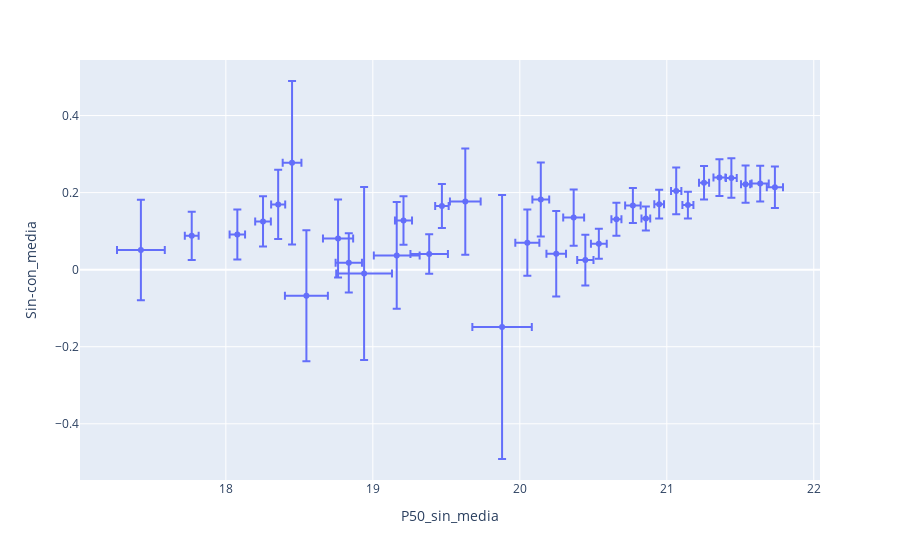

Source (notebook cell):
### Markdown cell above
El gráfico por intervalos

### Code cell
fig = px.scatter(G3,y='Sin-con_media',x='P50_sin_media',error_x="E_sin",error_y="E_Sin-con",hover_data=['n'])
fig.show()

### Figure 1 — Plotly figure (JSON) as saved in the notebook; plotly's stock layout.template omitted (floating-point values rounded to 4 significant figures)
{"data": [{"customdata": [[0], [0], [0], [0], [1], [0], [0], [1], [0], [0], [2], [0], [1], [4], [2], [3], [0], [3], [3], [2], [0], [2], [1], [2], [1], [0], [3], [0], [2], [0], [6], [7], [2], [2], [6], [8], [9], [7], [9], [13], [10], [10], [21], [15], [17], [13], [3], [3], [0], [0]], "error_x": {"array": [null, null, null, null, 0.1626, null, null, 0.04697, null, null, 0.05258, null, 0.05333, 0.04786, 0.06375, 0.1461, null, 0.1027, 0.08963, 0.1896, null, 0.1559, 0.05798, 0.1275, 0.04586, null, 0.1045, null, 0.2023, null, 0.08181, 0.05722, 0.06661, 0.07115, 0.05538, 0.05383, 0.03409, 0.05283, 0.02972, 0.03294, 0.03505, 0.03753, 0.03428, 0.0406, 0.03662, 0.03096, 0.05813, 0.05513, null, null]}, "error_y": {"array": [null, null, null, null, 0.1303, null, null, 0.06247, null, null, 0.06508, null, 0.06544, 0.08989, 0.2123, 0.1697, null, 0.1013, 0.07673, 0.2245, null, 0.1387, 0.06282, 0.05125, 0.05726, null, 0.1378, null, 0.3426, null, 0.08589, 0.09601, 0.1108, 0.07312, 0.06586, 0.03896, 0.0428, 0.04522, 0.03114, 0.03746, 0.0606, 0.03466, 0.04373, 0.04764, 0.05106, 0.04825, 0.04648, 0.05399, null, null]}, "hovertemplate": "P50_sin_media=%{x}<br>Sin-con_media=%{y}<br>n=%{customdata[0]}<extra></extra>", "legendgroup": "", "marker": {"color": "#636efa", "symbol": "circle"}, "mode": "markers", "name": "", "orientation": "v", "showlegend": false, "type": "scatter", "x": [null, null, null, null, 17.42, null, null, 17.77, null, null, 18.08, null, 18.25, 18.36, 18.45, 18.55, null, 18.76, 18.84, 18.94, null, 19.16, 19.21, 19.38, 19.47, null, 19.63, null, 19.88, null, 20.05, 20.14, 20.25, 20.37, 20.45, 20.54, 20.66, 20.77, 20.86, 20.95, 21.06, 21.14, 21.25, 21.36, 21.44, 21.54, 21.64, 21.74, null, null], "xaxis": "x", "y": [null, null, null, null, 0.05086, null, null, 0.08786, null, null, 0.09134, null, 0.1253, 0.1694, 0.2773, -0.06766, null, 0.08091, 0.01765, -0.01006, null, 0.03706, 0.1278, 0.04079, 0.1654, null, 0.1766, null, -0.1487, null, 0.07017, 0.1824, 0.04128, 0.1352, 0.02489, 0.06717, 0.1311, 0.1666, 0.1331, 0.17, 0.2043, 0.1675, 0.2256, 0.239, 0.2379, 0.2219, 0.2233, 0.2139, null, null], "yaxis": "y"}], "layout": {"legend": {"tracegroupgap": 0}, "margin": {"t": 60}, "xaxis": {"anchor": "y", "domain": [0, 1], "title": {"text": "P50_sin_media"}}, "yaxis": {"anchor": "x", "domain": [0, 1], "title": {"text": "Sin-con_media"}}}}
